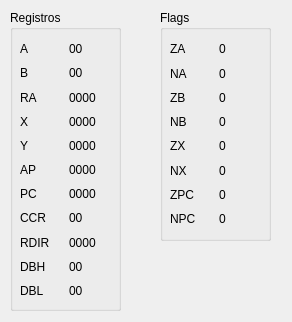
<?xml version="1.0" encoding="UTF-8"?>
<!--
  Emulador Motorola 68HC11
  Copyright (C) 2026 Julio Cruz
  SPDX-License-Identifier: GPL-3.0-only
-->
<ui version="4.0">
 <class>RegistersWidget</class>
 <widget class="QWidget" name="RegistersWidget">
  <property name="geometry">
   <rect>
    <x>0</x>
    <y>0</y>
    <width>292</width>
    <height>322</height>
   </rect>
  </property>
  <property name="minimumSize">
   <size>
    <width>110</width>
    <height>0</height>
   </size>
  </property>
  <property name="windowTitle">
   <string>Form</string>
  </property>
  <widget class="QGroupBox" name="groupBox">
   <property name="geometry">
    <rect>
     <x>10</x>
     <y>10</y>
     <width>111</width>
     <height>301</height>
    </rect>
   </property>
   <property name="title">
    <string>Registros</string>
   </property>
   <widget class="QWidget" name="gridLayoutWidget">
    <property name="geometry">
     <rect>
      <x>10</x>
      <y>30</y>
      <width>91</width>
      <height>260</height>
     </rect>
    </property>
    <layout class="QGridLayout" name="gridLayout">
     <item row="5" column="1">
      <widget class="QLabel" name="lbSP">
       <property name="text">
        <string>AP</string>
       </property>
      </widget>
     </item>
     <item row="3" column="1">
      <widget class="QLabel" name="lbX">
       <property name="text">
        <string>X</string>
       </property>
      </widget>
     </item>
     <item row="4" column="1">
      <widget class="QLabel" name="lbY">
       <property name="text">
        <string>Y</string>
       </property>
      </widget>
     </item>
     <item row="1" column="2">
      <widget class="QLabel" name="lbBValue">
       <property name="text">
        <string>00</string>
       </property>
      </widget>
     </item>
     <item row="2" column="2">
      <widget class="QLabel" name="lbRAValue">
       <property name="text">
        <string>0000</string>
       </property>
      </widget>
     </item>
     <item row="3" column="2">
      <widget class="QLabel" name="lbXValue">
       <property name="text">
        <string>0000</string>
       </property>
      </widget>
     </item>
     <item row="4" column="2">
      <widget class="QLabel" name="lbYValue">
       <property name="text">
        <string>0000</string>
       </property>
      </widget>
     </item>
     <item row="8" column="1">
      <widget class="QLabel" name="lbRDIR">
       <property name="text">
        <string>RDIR</string>
       </property>
      </widget>
     </item>
     <item row="9" column="1">
      <widget class="QLabel" name="lbDBH">
       <property name="text">
        <string>DBH</string>
       </property>
      </widget>
     </item>
     <item row="0" column="1">
      <widget class="QLabel" name="lblA">
       <property name="text">
        <string>A</string>
       </property>
      </widget>
     </item>
     <item row="7" column="2">
      <widget class="QLabel" name="lbCCRValue">
       <property name="text">
        <string>00</string>
       </property>
      </widget>
     </item>
     <item row="2" column="1">
      <widget class="QLabel" name="lbRA">
       <property name="text">
        <string>RA</string>
       </property>
      </widget>
     </item>
     <item row="5" column="2">
      <widget class="QLabel" name="lbSPValue">
       <property name="text">
        <string>0000</string>
       </property>
      </widget>
     </item>
     <item row="7" column="1">
      <widget class="QLabel" name="lbCCR">
       <property name="text">
        <string>CCR</string>
       </property>
      </widget>
     </item>
     <item row="8" column="2">
      <widget class="QLabel" name="lbRDIRValue">
       <property name="text">
        <string>0000</string>
       </property>
      </widget>
     </item>
     <item row="0" column="2">
      <widget class="QLabel" name="lbAValue">
       <property name="text">
        <string>00</string>
       </property>
      </widget>
     </item>
     <item row="6" column="1">
      <widget class="QLabel" name="lbPC">
       <property name="text">
        <string>PC</string>
       </property>
      </widget>
     </item>
     <item row="6" column="2">
      <widget class="QLabel" name="lbPCValue">
       <property name="text">
        <string>0000</string>
       </property>
      </widget>
     </item>
     <item row="1" column="1">
      <widget class="QLabel" name="lbB">
       <property name="text">
        <string>B</string>
       </property>
      </widget>
     </item>
     <item row="9" column="2">
      <widget class="QLabel" name="lbDBHValue">
       <property name="text">
        <string>00</string>
       </property>
      </widget>
     </item>
     <item row="10" column="1">
      <widget class="QLabel" name="lbDBL">
       <property name="text">
        <string>DBL</string>
       </property>
      </widget>
     </item>
     <item row="10" column="2">
      <widget class="QLabel" name="lbDBLValue">
       <property name="text">
        <string>00</string>
       </property>
      </widget>
     </item>
    </layout>
   </widget>
  </widget>
  <widget class="QGroupBox" name="groupBox_2">
   <property name="geometry">
    <rect>
     <x>160</x>
     <y>10</y>
     <width>111</width>
     <height>231</height>
    </rect>
   </property>
   <property name="title">
    <string>Flags</string>
   </property>
   <widget class="QWidget" name="gridLayoutWidget_2">
    <property name="geometry">
     <rect>
      <x>10</x>
      <y>30</y>
      <width>91</width>
      <height>188</height>
     </rect>
    </property>
    <layout class="QGridLayout" name="gridLayout_2">
     <item row="6" column="0">
      <widget class="QLabel" name="lbZPC">
       <property name="text">
        <string>ZPC</string>
       </property>
      </widget>
     </item>
     <item row="3" column="1">
      <widget class="QLabel" name="lbNBValue">
       <property name="text">
        <string>0</string>
       </property>
      </widget>
     </item>
     <item row="5" column="1">
      <widget class="QLabel" name="lbNXValue">
       <property name="text">
        <string>0</string>
       </property>
      </widget>
     </item>
     <item row="0" column="0">
      <widget class="QLabel" name="lbZA">
       <property name="text">
        <string>ZA</string>
       </property>
      </widget>
     </item>
     <item row="1" column="0">
      <widget class="QLabel" name="lbNA">
       <property name="text">
        <string>NA</string>
       </property>
      </widget>
     </item>
     <item row="0" column="1">
      <widget class="QLabel" name="lbZAValue">
       <property name="text">
        <string>0</string>
       </property>
      </widget>
     </item>
     <item row="6" column="1">
      <widget class="QLabel" name="lbZPCValue">
       <property name="text">
        <string>0</string>
       </property>
      </widget>
     </item>
     <item row="4" column="1">
      <widget class="QLabel" name="lbZXValue">
       <property name="text">
        <string>0</string>
       </property>
      </widget>
     </item>
     <item row="2" column="0">
      <widget class="QLabel" name="lbZB">
       <property name="text">
        <string>ZB</string>
       </property>
      </widget>
     </item>
     <item row="3" column="0">
      <widget class="QLabel" name="lbNB">
       <property name="text">
        <string>NB</string>
       </property>
      </widget>
     </item>
     <item row="4" column="0">
      <widget class="QLabel" name="lbZX">
       <property name="text">
        <string>ZX</string>
       </property>
      </widget>
     </item>
     <item row="2" column="1">
      <widget class="QLabel" name="lbZBValue">
       <property name="text">
        <string>0</string>
       </property>
      </widget>
     </item>
     <item row="1" column="1">
      <widget class="QLabel" name="lbNAValue">
       <property name="text">
        <string>0</string>
       </property>
      </widget>
     </item>
     <item row="5" column="0">
      <widget class="QLabel" name="lbNX">
       <property name="text">
        <string>NX</string>
       </property>
      </widget>
     </item>
     <item row="7" column="0">
      <widget class="QLabel" name="lbNPC">
       <property name="text">
        <string>NPC</string>
       </property>
      </widget>
     </item>
     <item row="7" column="1">
      <widget class="QLabel" name="lbNPCValue">
       <property name="text">
        <string>0</string>
       </property>
      </widget>
     </item>
    </layout>
   </widget>
  </widget>
 </widget>
 <resources/>
 <connections/>
</ui>
